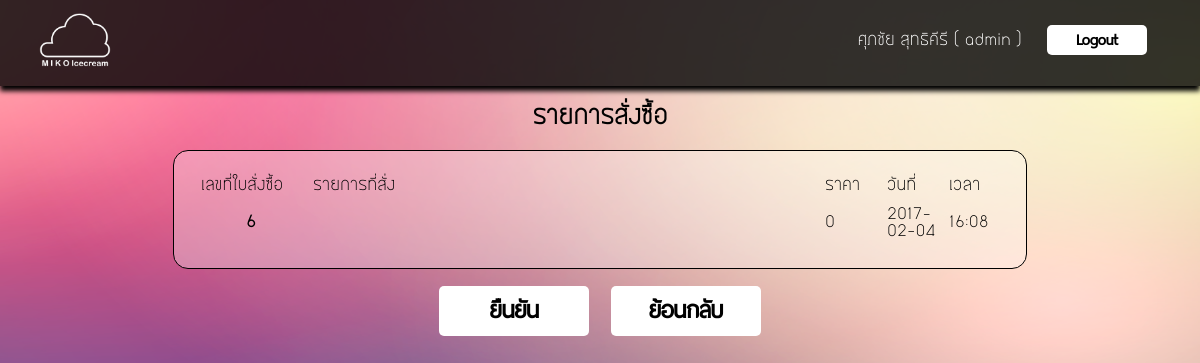
The page /con_saverec.php (signed in) on the database as committed earlier.
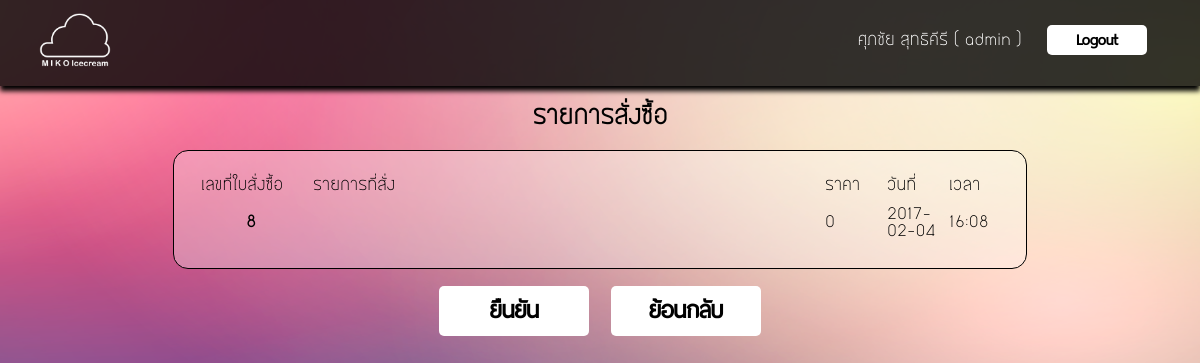
The same page on the database as committed later.
### tables this page shows
CREATE TABLE `receipt` (
  `Receipt_id` int(10) NOT NULL,
  `Receipt_pro` varchar(1000) NOT NULL,
  `Receipt_price` float NOT NULL,
  `Receipt_date` varchar(10) default NULL,
  `Receipt_time` varchar(10) default NULL,
  PRIMARY KEY  (`Receipt_id`)
);

### con_saverec.php (the view, shortened to what this page needs)
<link rel="stylesheet" type="text/css" href="mystyle-main.css">
<head><meta charset="UTF-8">
</head>
<body>
	<table border="0" id="top-menu" >
		<tr><td width="100px">
			<div style="padding-left:30px; padding-top:10px;">
			<a href="main.php"><img src="images/cloud1.png" width="" height="70" border="0" alt="" ></a></td>
			<td align="right">
					<div style="padding-right:50px; padding-top:10px;">
					<form method="post" action="index.php">
					<font size="" color="#ffffff" ><?php
					 echo $_SESSION[fullname] . " ( ".$_SESSION[username]. " )";
					?></font>
					&nbsp;&nbsp;	<input type="submit" value="Logout" id="button2">
					</form>
					</div>
			</td>
		</tr>
		</table>
<head><meta charset="utf8"></head>
<center>
<h2>รายการสั่งซื้อ</h2>
	<table border="0" id="table2">
		<tr>
			<td width="100px">เลขที่ใบสั่งซื้อ</td>
			<td width="500px">รายการที่สั่ง</td>
			<td width="50px">ราคา</td>
			<td width="50px">วันที่</td>
			<td width="50px">เวลา</td>
		</tr>
		<tr>
			<th>
					<?php
						$sql1="select Receipt_id from Receipt ORDER BY Receipt_id DESC LIMIT 1;";
						$result1=mysql_query($sql1);
						$row1=mysql_fetch_array($result1);
						$newReceipt_id=$row1[Receipt_id]+1;
						echo $newReceipt_id;
					?>
			</th>
			<td>
			</td>
			<td>
					<?php
						$totalprice=0;
						echo $totalprice;
					?>
			</td>
			<td>
				<?php
					$d=date("Y-m-d");
					echo $d
				?>
			</td>
			<td>
				<?php
					$t=date("G:i");
					echo $t;
				?>
			</td>
		</tr>
		</table>
<form method="post" action="save_rec.php">
<br>
	<input type="submit" value="ยืนยัน" id="button4">&nbsp;&nbsp;&nbsp;<input type="button" value="ย้อนกลับ" onclick="window.location='order_show.php'" id="button4">
	</form>

Rows that differ between the two databases and show on the page:
no longer on this page (row unchanged): receipt: Receipt_id "6"
added receipt: Receipt_id "8"
